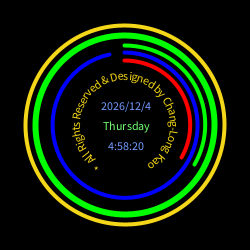
Frame 1 (no input)
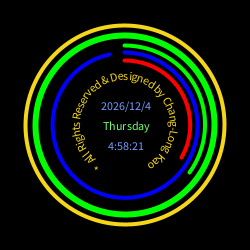
Frame 60 (the mouse pressed at the canvas centre just before this capture)
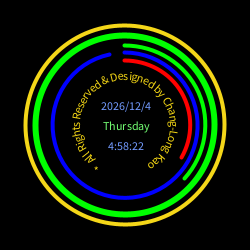
Frame 120 (the mouse held since frame 60 and released just before this capture)

The Processing sketch that drew these frames (run headless with seeded random() and noise(); from frame 60 on, the mouse is pressed at the canvas centre):

// Processing sketch: ArcClockwithDigitalandDateScreen
// ── ArcClockwithDigitalandDateScreen.pde
//Arc Clock with Digital and Date Screen Designed by Chang-Long Kao
//Processing 3.3.7(Java mode)

//constants
float tau = TWO_PI; // define tau as TWO_PI 
float rdc = 200; //radius for clock with defined circle
float rcc = 180; //radius for circle indicator
float rhr = 130; //radius for hours
float rms = 145; //radius for minutes
float rss = 160; //radius for seconds
float rnoon = 65; // radius for noonand midnight;
float rm0 = 72; //radius for 0 minute
float rstr =50; //radius for arc String
float sp = 20; //text line space

//date variables for digital clock
float Y = year();
float M = month();
float D = day();

//time variables 
//animation by using hour(), minute(), second()
float hr = hour();
float ms = minute();
float ss = second();

//String for arc text and weekday 
String str = "* All Rights Reserved & Designed by Chang-Long Kao";
String [] weekday = {"Sunday", "Monday", "Tuesday", "Wednesday", "Thursday", "Friday", "Saturday"}; 

//setup size, loop and align of text
void setup()
{
size(250,250);
smooth();
textAlign(CENTER,CENTER);
loop();
}
//End of void setup()

//start draw()
void draw()
{
//background with black color  
background(0);

//translate (0, 0) to center(width/2,height/2) for all elements 
 translate(width/2,height/2);  
  
//Digital 24-hour clock with date
// hour() or hr ( minute() or ms) is ok or clock animation   
// second() is better for animation   
textSize(12);
fill(115,155,255); 
text(nf(Y)+"/"+nf(M)+"/"+nf(D),0,-sp);
fill(115,155,255);
text(nf(hour()) + ":" + nf(minute()) + ":" + nf(second()), 0,+sp);  
  
//calculate weekday with Zeller's congruence
//String [] weekday = {"Sunday", "Monday", "Tuesday", "Wednesday", "Thursday", "Friday", "Saturday"}; 
//weekday start with Sunday for modulus 0
float y1 = round(Y / 100);
float y2 = round(Y / 10);
float wd = abs((y2 + round(y2/4) + round(y1/4) - 2*y1+ round(26*(M + 1)/10) + D - 1) % 7);
fill(115,255,115);  
text(weekday[int(wd)], 0, 0);  
  
//rotate -90 degree for for all elements in Arc clock
//start with 12 clock
rotate(-tau/4);

//nofill for all elements in Arc clock
noFill();

//defined surface of clpck with defined circle (using rdc)
strokeWeight(4);
stroke(245, 215, 25);  
ellipse(0, 0, rdc, rdc);   

//color indicator for Arc clock
//different stroke of clock cicle
//Gold (noon), Green (18:00 - 6:00), Yellow(6:00-12:00) and Rosy Brown Light(12:00 - 18:00 Green)
   if(hr % 12 == 0){stroke(245, 215, 20);}
   if(((hr > 0) && ( hr <= 6)) || ((hr >= 18) && ( hr < 24))){stroke(0, 255,0);}
   if((hr > 12) && ( hr < 18)){stroke(230, 202, 252);}
   if((hr > 6) && ( hr < 12)){stroke(255, 255, 0);}
   strokeWeight(6);
   ellipse(0,0, rcc, rcc);

//24-hour Arc clock
//Arck clock: hour  
//point for noon and arcs for others
   if((hr == 12) ||(hr == 0) ){
      for(float i = 1.0; i <360; i+=30){
      float x = rnoon * cos(radians(i));
      float y = rnoon * sin(radians(i));
      stroke(210, 210, 215);
      strokeWeight(5);
      point(x, y);
      //ellipse(x, y, 5, 5);
      }
      }
    else
      {
      float h = map(hr%12, 0, 12, 0, tau);
      stroke(255, 0, 0);
      strokeWeight(4);
      arc(0, 0, rhr, rhr, 0, h);
      }
  
//Arc clock: minute
//point for 0, 12 and arcs for others  
   if(ms==0){ 
     for(float i = 1.0; i <360; i+=360){
      float x = rm0 * cos(radians(i));
      float y = rm0 * sin(radians(i));
      stroke(255, 11, 110);
      strokeWeight(6);
      point(x, y);
      }
      }
    else
      {
      float m = map(minute(), 0, 60, 0, tau);
      stroke(0, 0, 255);
      strokeWeight(4);  
      arc(0, 0, rms, rms, 0, m);
      }
          
//Arc clock: second   
   stroke(0, 255, 0);
   strokeWeight(4);
   float s = map(second(), 0, 60, 0, tau);
   arc(0, 0, rss, rss, 0, s);  

//Arc text  
//rotate the angle angle which position to start arc text
   rotate(tau/4);
   noFill();

//constant for arc text
   float lengtharcstr = 0; // initial arc length for text
   float rstr = 50; // radius for arc text

//varibles for arc text
//anglearctext is arc text is textWidth of String / rstr (just like the definitio of arc length ~ theta )  
   float anglearctext = textWidth(str)/rstr;

//charAt(i) gets position i in the String str
//char Char for each i in the String str
//textwidth(tw) for width of Char
//define angle you want to rotate
//increasing lengtharctext every half of textwidth(tw)
//You can try the way you want to translate and rotate by changing:
//(1) the last part of angle formula (lengtharcstr / rstr is like the definition of arc length ~ theta)
//(2) rotate different angle
//(3) different size text and rstr  
   for (int i =0; i < str.length(); i++)
   {
     char Char = str.charAt(i); 
     float tw = textWidth(Char);
     lengtharcstr += tw/2;
     float angle = lengtharcstr / rstr - anglearctext / 2 ; 
     pushMatrix();
     rotate(angle); 
     translate(0, -rstr); 
     fill(245, 215, 20);
     textSize(12);
     text(Char, 0 ,0);
     popMatrix();
     lengtharcstr += tw/2;
   } 

}//End of void draw() 
//EOF
